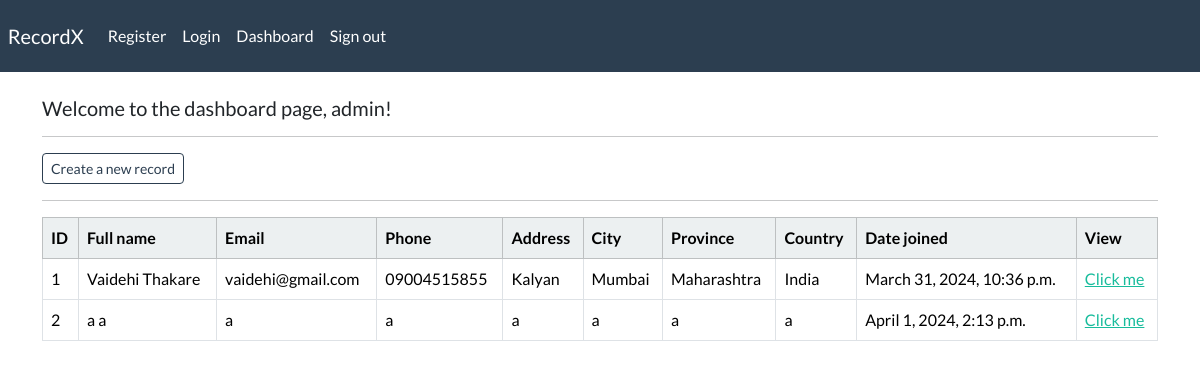
The app's page /dashboard (signed in), older data.
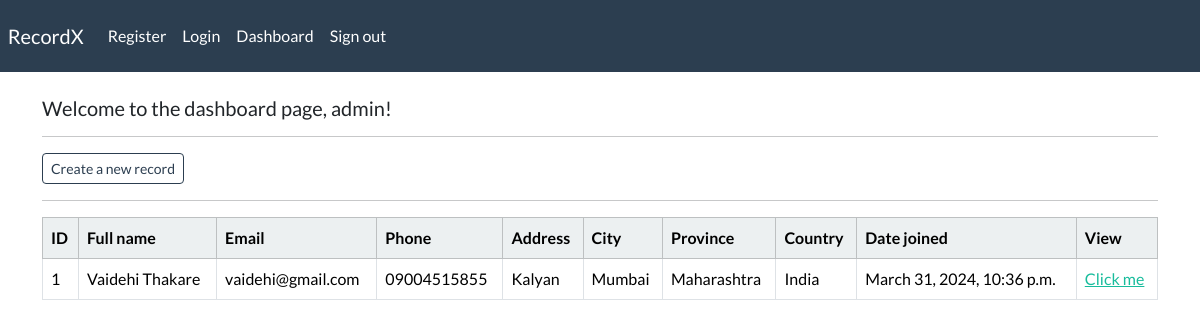
The same page, newer data.
### myapp/models.py (models this page shows, shortened)
class Record(models.Model):
    creation_date = models.DateTimeField(auto_now_add=True)
    first_name = models.CharField(max_length=100)
    last_name = models.CharField(max_length=100)
    email = models.CharField(max_length=255)
    phone = models.CharField(max_length=20)
    address = models.CharField(max_length=300)
    city = models.CharField(max_length=255)
    province = models.CharField(max_length=200)
    country = models.CharField(max_length=125)
    objects = models.Manager()

### myapp/views.py (the view)
# urls.py: path('dashboard', views.dashboard, name='dashboard'),
@login_required(login_url='login')
def dashboard(request):
    my_records = Record.objects.all()
    context = {'records': my_records}
    return render(request, 'myapp/dashboard.html', context=context)

### myapp/templates/myapp/dashboard.html
{% extends 'myapp/base.html' %}
{% block content %}
    <h5> Welcome to the dashboard page, {{user}}! </h5>
    <hr>
    <a class="btn btn-outline-primary btn-sm" href="{% url 'create' %}">
        Create a new record
    </a>
    <hr>
    <table class="table table-hover table-bordered">
        <thead class="table-light">
            <tr>
                <th scope="col"> ID </th>
                <th scope="col"> Full name </th>
                <th scope="col"> Email </th>
                <th scope="col"> Phone </th>
                <th scope="col"> Address </th>
                <th scope="col"> City </th>
                <th scope="col"> Province </th>
                <th scope="col"> Country </th>
                <th scope="col"> Date joined </th>
                <th scope="col"> View </th>
            </tr>
        </thead>
        <tbody>
        {% if records %}
            {% for record in records %}
            <tr>
                <td> {{record.id}} </td>
                <td> {{record.first_name}}  {{record.last_name}} </td>
                <td> {{record.email}} </td>
                <td> {{record.phone}} </td>
                <td> {{record.address}} </td>
                <td> {{record.city}} </td>
                <td> {{record.province}} </td>
                <td> {{record.country}} </td>
                <td> {{record.creation_date}} </td>
                <td> <a href="{% url 'record' record.id %}"> Click me </a> </td>
            </tr>
            {% endfor %}
        {% endif %}
        </tbody>
    </table>
{% endblock %}

### myapp/templates/myapp/base.html (shortened to what this page needs)
{% load static %}
<!DOCTYPE html>
<html>
    <head>
        <link rel="stylesheet" type="text/css" href="https://bootswatch.com/5/flatly/bootstrap.min.css">
        <link rel="stylesheet" type="text/css" href="{% static 'css/styles.css' %}">
    </head>
    <body>
        {% include 'myapp/navbar.html' %}
        <div class="container">
            <br>
            {% block content %}{% endblock %}
        </div>
    </body>
</html>

### myapp/templates/myapp/navbar.html (shortened to what this page needs)
<nav class="navbar navbar-expand-lg navbar-dark bg-primary justify-content-center">
    <a class="navbar-brand main-heading" href="{% url '' %}">
        &nbsp; RecordX
    </a>
    <div class="collapse navbar-collapse text-center" id="navbarNavDropdown">
        <ul class="navbar-nav mr-auto">
            <li class="nav-item {% if not user.is_authenticated %}active{% endif %}">
                <a class="nav-link" href="{% url 'register' %}">Register</a>
            </li>
            <li class="nav-item {% if not user.is_authenticated %}active{% endif %}">
                <a class="nav-link" href="{% url 'login' %}">Login</a>
            </li>
            {% if user.is_authenticated %}
            <li class="nav-item">
                <a class="nav-link" href="{% url 'dashboard' %}">Dashboard</a>
            </li>
            <li class="nav-item">
                <a class="nav-link" href="{% url 'logout' %}">Sign out</a>
            </li>
            {% endif %}
        </ul>
    </div>
</nav>

Row changes from the older to the newer data that the page shows:
removed Record: id "2", first_name "a", last_name "a", email "a", phone "a", address "a", city "a", province "a", country "a", creation_date "April 1, 2024, 2:13 p.m."
